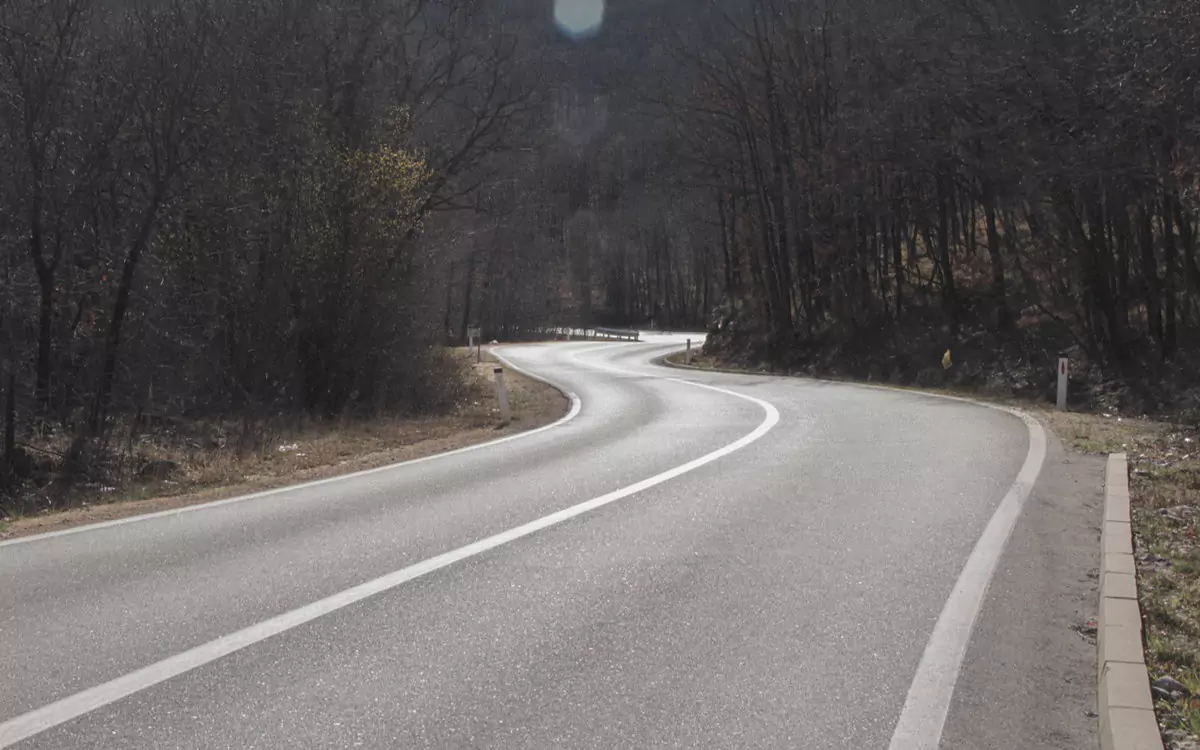
#> input picture testpicture_1.png, 1200 x 750 px
$ python 03_Filtern.py
#> lines starting #> are read from the running program, lines starting #| are printed output that depends on the picture
import matplotlib.pyplot as plt
import cv2
import numpy as np

image_path='../testpicture_1.png'

# Filterelement nach Aufgabenstellung definieren
gauss = [[1/273, 4/273, 7/273, 4/273, 1/273],
 [4/273, 16/273, 26/273, 16/273, 4/273],
  [7/273, 26/273, 41/273, 26/273, 7/273],
   [4/273, 16/273, 26/273, 16/273, 4/273],
   [1/273, 4/273, 7/273, 4/273, 1/273]]


def filter_image(filter, image):
  f_h, f_w = len(filter), len(filter[0])
  img_h, img_w = len(image), len(image[0])
  f_r_offset = list(range(-f_h // 2+1, f_h // 2 + 1))
  f_w_offset = list(range(-f_w // 2+1, f_w // 2 + 1))
  output = []

  for row in range(img_h):
    new_row = []
    for col in range(img_w):
      sum = 0
      for f_r in f_r_offset:
        for f_c in f_w_offset:
          curr_row, curr_col = row+f_r, col+f_c
          if(curr_row > 0) and (curr_row < img_h) and (curr_col > 0) and (curr_col < img_w):
            sum += filter[f_r][f_c]*image[curr_row][curr_col]
      new_row.append(sum)
    output.append(new_row)

  return output

img = cv2.imread(image_path)
#> img is the input picture: shape (750, 1200, 3); mean B, G, R 96.4, 96.6, 100.8
img_grau = cv2.cvtColor(img, cv2.COLOR_BGR2GRAY)
bw_lst = img_grau.tolist()
#> bw_lst = 750 items
smooth = filter_image(gauss, bw_lst)
#> in filter_image, `img_h, img_w = len(image), len(image[0])`: img_h = 750; img_w = 1200
#> after the loop in filter_image, `for row in range(img_h):`: output = 750 items
#> smooth = 750 items


plt.figure()
plt.imshow(bw_lst, cmap='gray')
plt.axis('off')
plt.title('Graustufenbild')
plt.figure()
plt.imshow(smooth, cmap='gray')
plt.axis('off')
plt.title('Gefiltert mit einem 5x5 Gaußfilter')
plt.show()
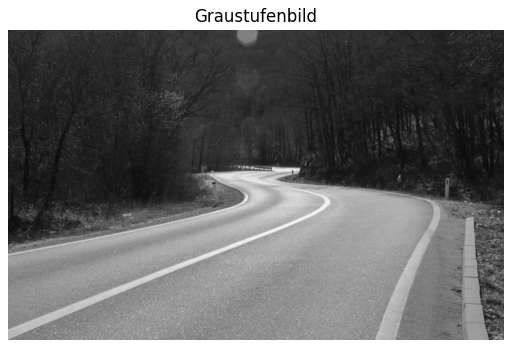
#> figure drawn by matplotlib, 1 panel
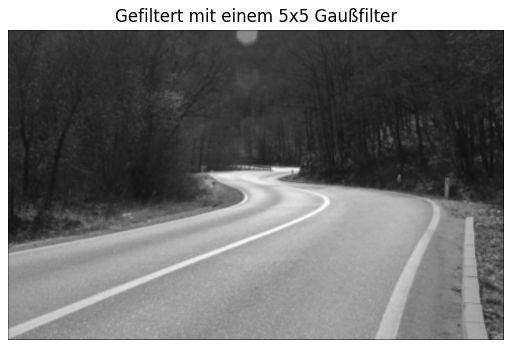
#> figure drawn by matplotlib, 1 panel

def filter_image_np(filter, image):
    filter = np.matrix(filter)
#> filter = [[0.00366, 0.0147, 0.0256, 0.0147, 0.00366], [0.0147, 0.0586, 0.0952, 0.0586, 0.0147], [0.0256, 0.0952, 0.15, 0.0952, 0.0256], [0.0147, 0.0586, 0.0952, 0.0586, 0.0147], [0.00366, 0.0147, 0.0256, 0.0147, 0.00366]]
    h,w = image.shape
#> h = 750; w = 1200
    new_img = []
    for row in range(2, h-2):
        new_row = []
        for col in range(2, w-2):
            neighbors = image[row-2:row+3, col-2:col+3]
            product = np.multiply(neighbors, filter)
            value = np.sum(product)
            new_row.append(int(value))
        new_img.append(new_row)
#> after the loop, new_img = 746 items
    return new_img

np_version = filter_image_np(gauss, img_grau)
#> np_version = 746 items

plt.figure()
plt.imshow(np_version, cmap='gray')
plt.axis('off')
plt.title('Gefiltert mit einem 5x5 Gaußfilter mit NumPy')
plt.show()
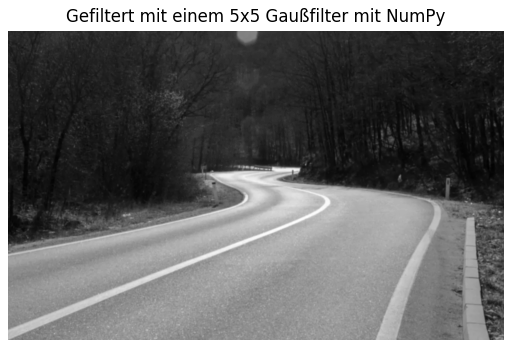
#> figure drawn by matplotlib, 1 panel
